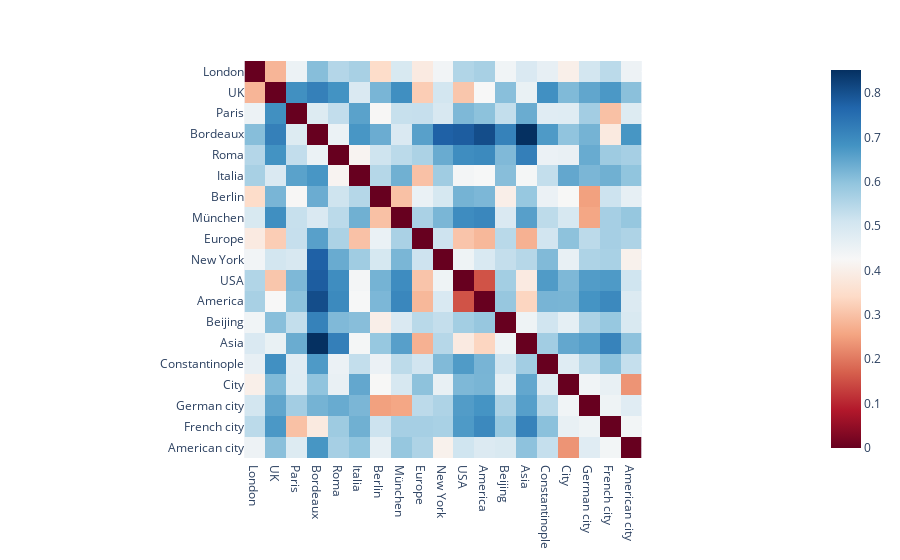

Here is the notebook cell this chart was saved with:
### Code cell
import plotly.express as px

fig = px.imshow(dist_mat, x=df.name, y=df.name, color_continuous_scale='RdBu')

fig.show()
fig.write_html("loc_cos_dist.html")

### Figure 1 — Plotly figure (JSON) as saved in the notebook; plotly's stock layout.template omitted (floating-point values rounded to 4 significant figures; data arrays with more than 128 entries replaced by an {"elided": "..."} marker saying what was removed)
{"data": [{"coloraxis": "coloraxis", "hovertemplate": "x: %{x}<br>y: %{y}<br>color: %{z}<extra></extra>", "type": "heatmap", "x": ["London", "UK", "Paris", "Bordeaux", "Roma", "Italia", "Berlin", "München", "Europe", "New York", "USA", "America", "Beijing", "Asia", "Constantinople", "City", "German city", "French city", "American city"], "y": ["London", "UK", "Paris", "Bordeaux", "Roma", "Italia", "Berlin", "München", "Europe", "New York", "USA", "America", "Beijing", "Asia", "Constantinople", "City", "German city", "French city", "American city"], "z": {"elided": "19x19 float values"}}], "layout": {"coloraxis": {"colorscale": [[0, "rgb(103,0,31)"], [0.1, "rgb(178,24,43)"], [0.2, "rgb(214,96,77)"], [0.3, "rgb(244,165,130)"], [0.4, "rgb(253,219,199)"], [0.5, "rgb(247,247,247)"], [0.6, "rgb(209,229,240)"], [0.7, "rgb(146,197,222)"], [0.8, "rgb(67,147,195)"], [0.9, "rgb(33,102,172)"], [1, "rgb(5,48,97)"]]}, "margin": {"t": 60}, "xaxis": {"constrain": "domain", "scaleanchor": "y"}, "yaxis": {"autorange": "reversed", "constrain": "domain"}}}
